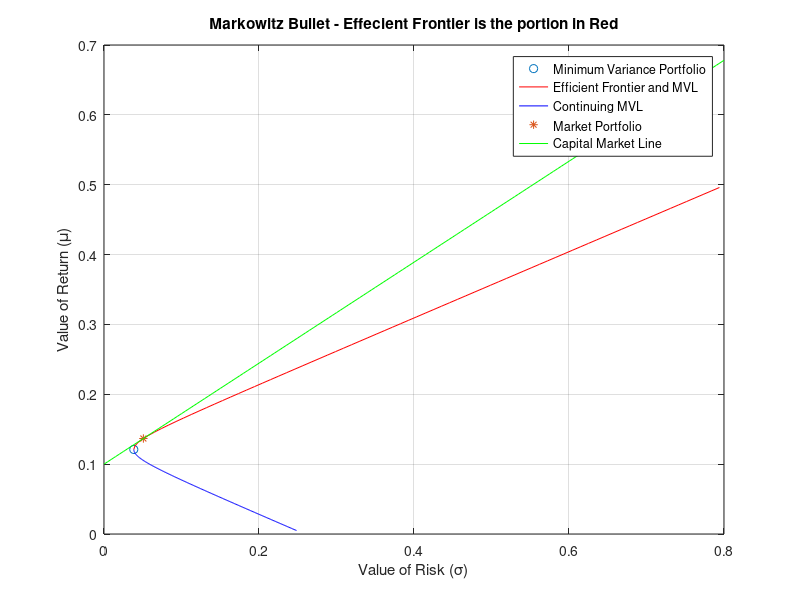

Reproduce this figure in MATLAB.
clear; clc; format short;

m=[0.1,0.2,0.15];
C=[0.005,-0.010,0.004;
  -0.010,0.040,-0.002;
   0.004,-0.002,0.023];

u=[1,1,1];

wmvp = u*inv(C)/(u*inv(C)*u');
sigmvp = sqrt(wmvp*C*wmvp');
mumvp = m*wmvp';
figure();

plot(sigmvp,mumvp,'o');
hold on

muef=zeros(size(mumvp:0.1:0.5));
sigef=zeros(size(mumvp:0.1:0.5));
j=1;
for i=mumvp:0.005:0.5
    muef(j)=i;
    
    num = det([1 u*inv(C)*m';i m*inv(C)*m'])*u*inv(C)+det([u*inv(C)*u' 1;m*inv(C)*u' i])*m*inv(C);
    den = det([u*inv(C)*u' u*inv(C)*m';m*inv(C)*u' m*inv(C)*m']);
    w=num/den;
    
    sigef(j)=sqrt(w*C*w');
    j=j+1;
end

plot(sigef,muef,'r');
grid on;
title('Markowitz Bullet - Effecient Frontier is the portion in Red')
xlabel('Value of Risk (\sigma)');
ylabel('Value of Return (\mu)');    
hold on


muef=zeros(size(mumvp:-0.0005:0.005));
sigef=zeros(size(mumvp:-0.0005:0.005));
j=1;
for i=mumvp:-0.0005:0.005
    muef(j)=i;
    
    num = det([1 u*inv(C)*m';i m*inv(C)*m'])*u*inv(C)+det([u*inv(C)*u' 1;m*inv(C)*u' i])*m*inv(C);
    den = det([u*inv(C)*u' u*inv(C)*m';m*inv(C)*u' m*inv(C)*m']);
    w=num/den;
    
    sigef(j)=sqrt(w*C*w');
    j=j+1;
end

plot(sigef,muef,'b');

%For 18 percent risk
i=0.18;
num = det([1 u*inv(C)*m';i m*inv(C)*m'])*u*inv(C)+det([u*inv(C)*u' 1;m*inv(C)*u' i])*m*inv(C);
den = det([u*inv(C)*u' u*inv(C)*m';m*inv(C)*u' m*inv(C)*m']);
w=num/den;

%Market Portfolio 

gw=(m-0.1*u)*inv(C);
gamma=sum(gw);
w=gw/gamma;
mmu=m*w';
msig=sqrt(w*C*w');

hold on
plot(msig,mmu,'*');

x=0:0.005:0.8;
y=0.1+((mmu-0.1)/msig)*x;

hold on
plot(x,y,'g');
legend('Minimum Variance Portfolio','Efficient Frontier and MVL','Continuing MVL','Market Portfolio','Capital Market Line');

%Part f

risk=0.1;
ret=0.1+((mmu-0.1)/msig)*risk;

rf=(ret-mmu)/(0.1-mmu)
(1-rf)*w

risk=0.25;
ret=0.25+((mmu-0.25)/msig)*risk;

rf=(ret-mmu)/(0.25-mmu)
(1-rf)*w

